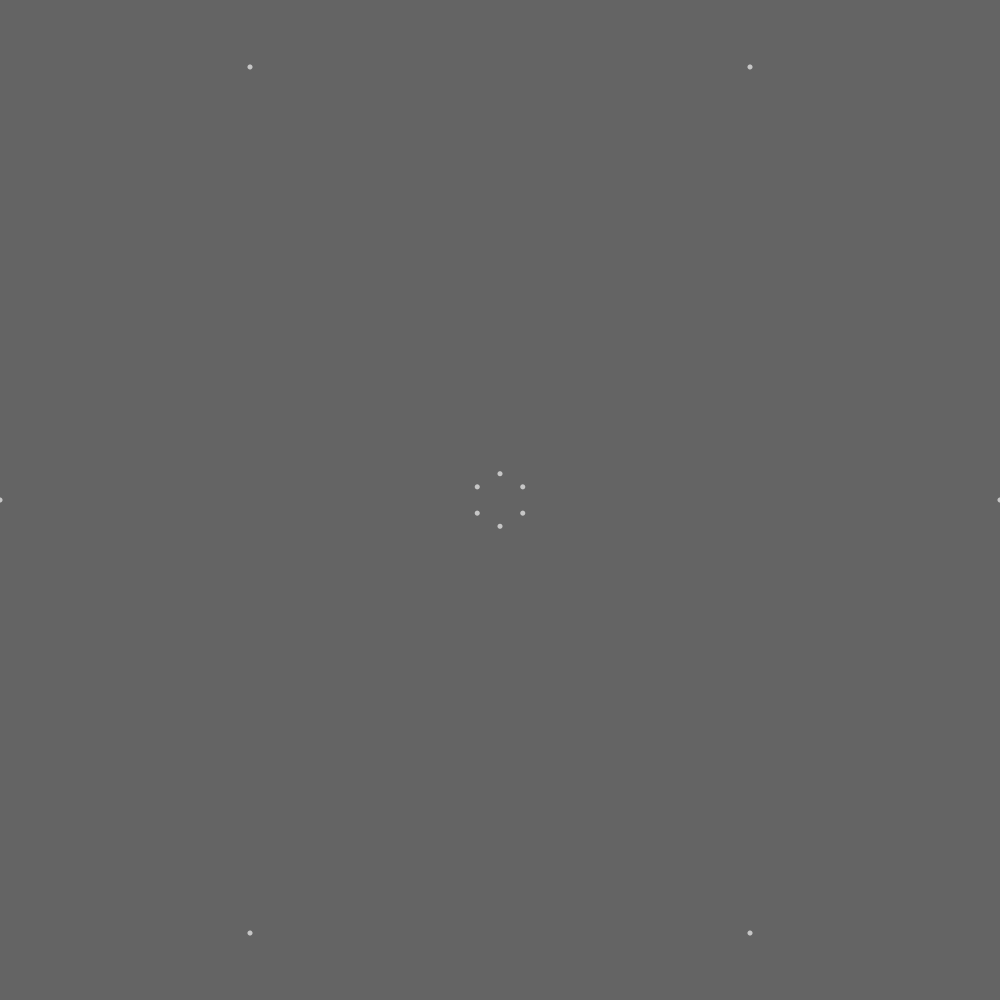
Frame 1 (no input)
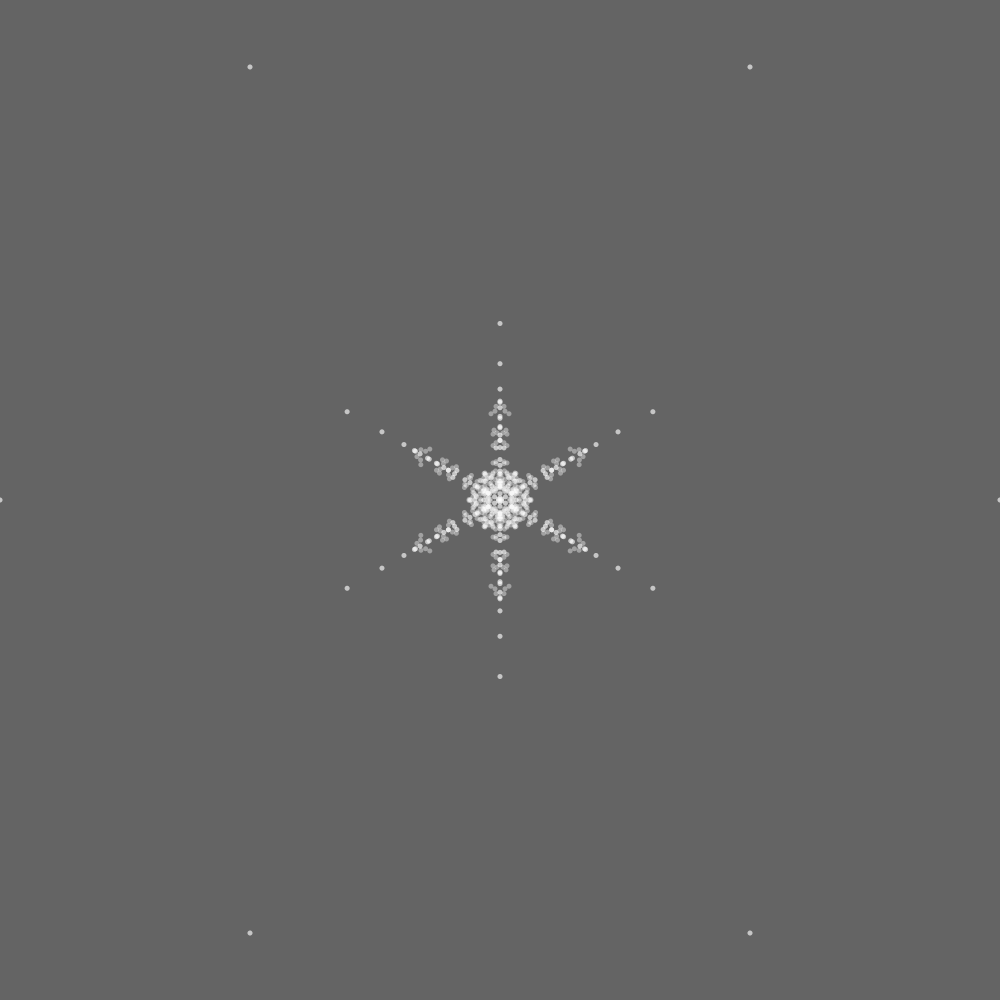
Frame 60 (the mouse pressed at the canvas centre just before this capture)
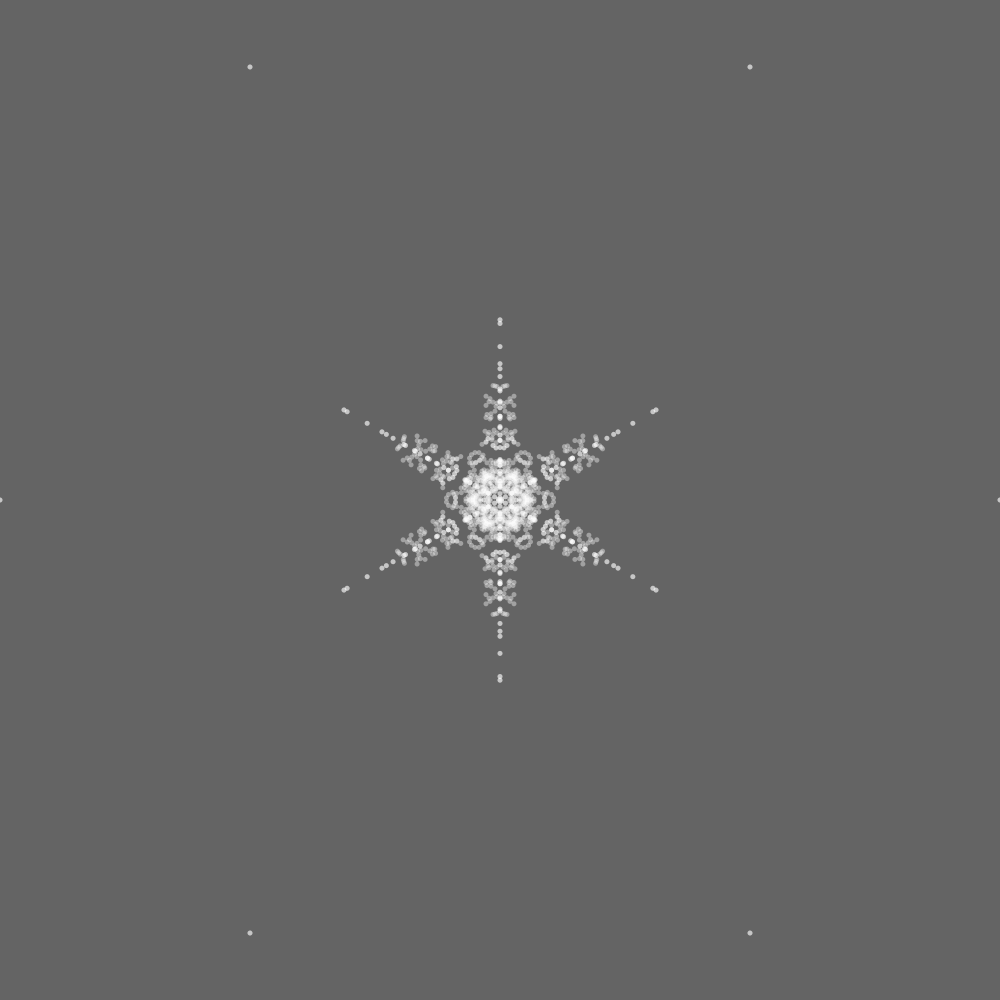
Frame 120 (the mouse held since frame 60 and released just before this capture)

The Processing sketch that drew these frames (run headless with seeded random() and noise(); from frame 60 on, the mouse is pressed at the canvas centre):

// Processing sketch: snowflake
// ── snowflake.pde
ArrayList<Particle> snowflake;
Particle particle;

void setup() {
  size(1000, 1000);
  particle = new Particle(new PVector(width/2, 0));
  snowflake = new ArrayList<Particle>();
}

void draw() {
  background(100);
  translate(width/2, height/2);
  
  //snowflake.add(new Particle(particle.pos));
  //particle.pos = new PVector(width/2, 0);
  
  while (!particle.finished() && !particle.intersects(snowflake)) {
    particle.move();
  }
  
  snowflake.add(particle);
  particle = new Particle(new PVector(width/2, 0));
  
  for (int i = 0; i < 6; i ++) {
    rotate(PI/3);
    particle.show();
    
    for (Particle p : snowflake) {
      p.show();
    }
   
    
    pushMatrix();
    scale(1, -1);
    particle.show();
    for (Particle p : snowflake) {
      p.show();
    }
    popMatrix();
    
  }
  
}



class Particle {

  PVector pos;
  float r;

  Particle(PVector pos_) {
    pos = pos_;
    r = 5;
  }

  void show() {
    noStroke();
    fill(255, 100);
    ellipse(pos.x, pos.y, r, r);
  }

  void move() {
    pos.x += -1;
    pos.y += random(-5, 5);
  }

  boolean finished() {
    return pos.x < 1;
  }

  boolean intersects(ArrayList<Particle> snowflake) {
    boolean result = false;

    for (Particle p : snowflake) {
      float d = dist(pos.x, pos.y, p.pos.x, p.pos.y);
      if (d < r) {
        result = true;
        break;
      }
    }
    return result;
  }
}
